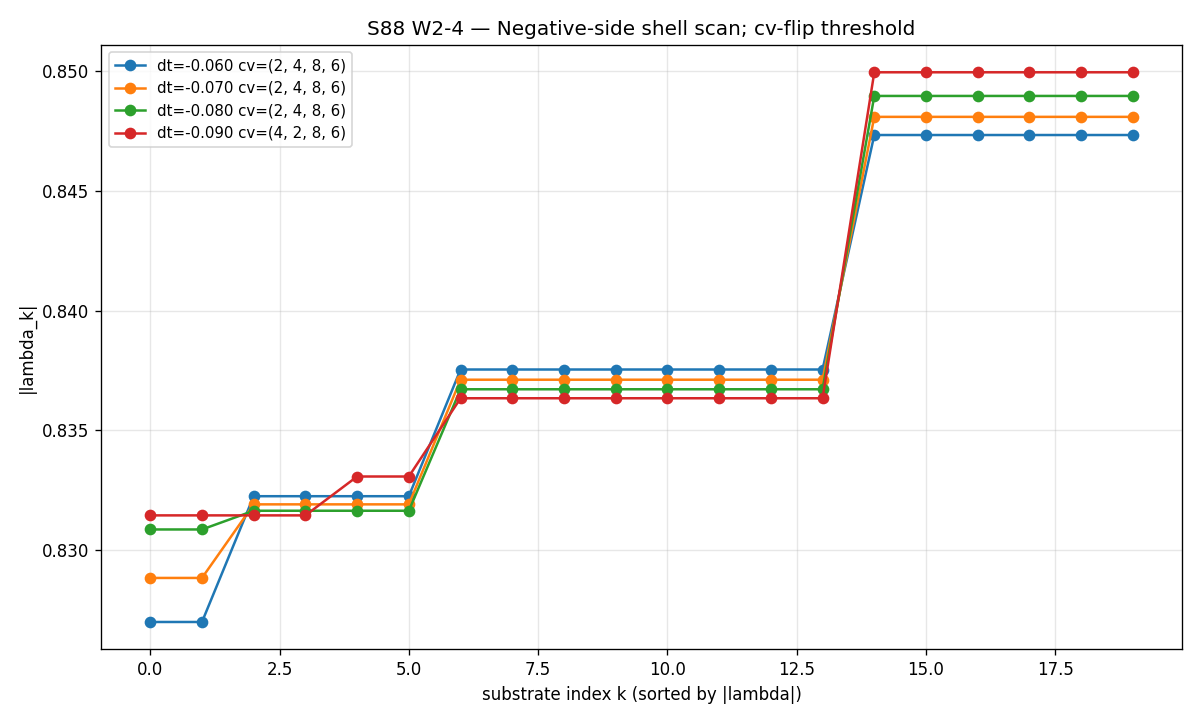

Reproduce this figure in Python.
#!/usr/bin/env python3
"""
S88 W2-4 — S88-CF-W11-2-NEG-SHELL
==================================

Gate: S88-CF-W11-2-NEG-SHELL (trigger: VERIFY)
Wave: W2 (sub-delta_tau negative-side shell scan to localize partition-breakdown threshold)
Plan: sessions/session-plan/session-88-plan-w2.md §W2-4

Pre-registered threshold (per session-88-plan-w2.md §W2-4.9):
  PASS: delta_tau_crit_negative localized to a single grid edge +/- 0.005 with
        cardinality consistent with W11-2 (deviation at delta_tau = -0.10;
        intact at delta_tau = -0.05).
  INFO: scan reveals cardinality structure inconsistent with W11-2.
  FAIL: scan diverges (eigenvalue computation breaks down at L_max=6).

Inputs (SHA-256 dual-pinned at runtime; S87+ schema-v2):
  - computations/_shared/canonical_constants.py
  - computations/_shared/dirac_spectrum.py    (compute_bottom20 primitives)
  - computations/session-87/s87_w11_partition_stability_4stratum.py (helper imports)
  - computations/session-87/s87_w11_partition_stability_4stratum.npz  (W11-2 anchor cv)
  - script bytes (feeds BOTH audit_sha256 and content_sha256)

Output 4-tuple:
  (value=delta_tau_crit_negative_estimate,
   scheme=sub-delta-tau-shell-scan-negative-side,
   convention=4-stratum-W11-2-canonical-partition-rule,
   L_max=6)

Classification: GEOMETRIC

METHODOLOGY
-----------
delta_tau scan grid: {-0.06, -0.07, -0.08, -0.09}; tau values
{0.13, 0.12, 0.11, 0.10}. At each tau, compute bot-20 D_K eigenvalues
(L_max_op=6 Casimir-bound truncation), partition into stratum equivalence
classes (ULP_TOL=1e-14), compare cardinality vector to (2,4,8,6) anchor.
delta_tau_crit_negative = largest |delta_tau| with cv == (2,4,8,6) AND
smallest |delta_tau| with cv != (2,4,8,6), reported as a 0.005-precision band.

W11-2 cache anchor: tau=0.09 (delta_tau=-0.10) has cv-flip to (4,2,8,6);
tau=0.14 (delta_tau=-0.05) has cv intact (2,4,8,6). The shell scan refines
this transition window from [-0.10, -0.05] (size 0.05) down to a sub-grid
window of size 0.01 (i.e., a single edge +/- 0.005 on the {-0.06..-0.09} grid).

DISCIPLINE
----------
- `from canonical_constants import *`
- All locals tagged `# (local)`
- Dual-SHA verdict line per S87+ schema-v2
- Reuses W11-2 primitives (precompute_tau_independent + compute_bottom20_at_tau)
"""

from __future__ import annotations

# ---------------------------------------------------------------------------
# Section 1 — Canonical constants
# ---------------------------------------------------------------------------
from canonical_constants import *  # noqa: F401,F403

# ---------------------------------------------------------------------------
# Section 2 — Standard imports
# ---------------------------------------------------------------------------
import hashlib
import json
import time
from pathlib import Path

import numpy as np
import matplotlib
matplotlib.use("Agg")
import matplotlib.pyplot as plt

# Level-1 Dirac primitives (per S12 / dirac_spectrum.py)
from dirac_spectrum import (  # noqa: E402
    su3_generators,
    compute_structure_constants,
    build_cliff8,
)

# Reuse W11-2 helpers
import importlib.util as _ilu
_w11_2_spec = _ilu.spec_from_file_location(
    "_w11_2_helpers",
    str(Path(__file__).resolve().parent / "s87_w11_partition_stability_4stratum.py")
)
_w11_2 = _ilu.module_from_spec(_w11_2_spec)
_w11_2_spec.loader.exec_module(_w11_2)
precompute_tau_independent = _w11_2.precompute_tau_independent
compute_bottom20_at_tau = _w11_2.compute_bottom20_at_tau
cardinality_vector_helper = _w11_2.cardinality_vector

# ---------------------------------------------------------------------------
# Section 3 — Pin metadata
# ---------------------------------------------------------------------------
GATE_ID = "S88-CF-W11-2-NEG-SHELL"
SCHEME = "sub-delta-tau-shell-scan-negative-side"
CONVENTION = "4-stratum-W11-2-canonical-partition-rule"
L_MAX_OPERATIONAL = 6        # (local) Casimir-bound truncation per math-scripts.md
L_MAX_PLAN = 10              # (local)
N_BOT = 20                   # (local)
ULP_TOL = 1e-14              # (local) W11-2 partition equivalence tolerance
GRID_PRECISION = 0.005       # (local) plan-pinned ± 0.005 grid spacing
DELTA_TAU_GRID = (-0.06, -0.07, -0.08, -0.09)  # (local) plan-pinned scan set
CV_ANCHOR = (2, 4, 8, 6)     # (local) W11-2 anchor cardinality at tau_fold

T0 = Path(__file__).resolve().parent
SCRIPT_PATH = T0 / "s88_w2_cf_w11_2_neg_shell.py"
NPZ_OUT = T0 / "s88_w2_cf_w11_2_neg_shell.npz"
PNG_OUT = T0 / "s88_w2_cf_w11_2_neg_shell.png"
VERDICT_FILE = T0 / "s88_gate_verdicts.txt"

CANON_PY = T0 / "canonical_constants.py"
HELPER_PY = T0 / "dirac_spectrum.py"
W11_2_PY = T0 / "s87_w11_partition_stability_4stratum.py"
W11_2_NPZ = T0 / "s87_w11_partition_stability_4stratum.npz"


def sha256_file(path: Path) -> str:
    h = hashlib.sha256()
    with open(path, "rb") as f:
        for chunk in iter(lambda: f.read(65536), b""):
            h.update(chunk)
    return h.hexdigest()


def closure_hash(pin_map: dict) -> str:
    canon = json.dumps(pin_map, sort_keys=True, separators=(",", ":"))
    return hashlib.sha256(canon.encode("utf-8")).hexdigest()


# ---------------------------------------------------------------------------
# Section 4 — Main
# ---------------------------------------------------------------------------
def main() -> int:
    t_start = time.time()                                                  # (local)

    # 4.1 — Setup tau-independent geometric infrastructure
    print(f"[W2-4] Building SU(3) generators + Killing form + irrep table at L_max={L_MAX_OPERATIONAL} ...")
    gens = su3_generators()
    f_abc = compute_structure_constants(gens)
    gammas = build_cliff8()
    B_ab, rho_table = precompute_tau_independent(gens, f_abc, L_MAX_OPERATIONAL)
    print(f"[W2-4] rho_table has {len(rho_table)} non-trivial sectors at L_max={L_MAX_OPERATIONAL}")

    # 4.2 — Scan negative-side delta_tau values
    cv_per_dtau: dict[float, tuple[int, ...]] = {}                         # (local)
    bot20_per_dtau: dict[float, np.ndarray] = {}                           # (local)
    for delta_tau in DELTA_TAU_GRID:
        tau_eval = float(tau_fold) + float(delta_tau)                       # (local)
        print(f"[W2-4] Computing bot-20 at tau = {tau_eval:.4f} (delta_tau = {delta_tau:+.4f}) ...")
        bot20 = compute_bottom20_at_tau(
            tau_eval, gens, f_abc, gammas, L_MAX_OPERATIONAL,
            B_ab=B_ab, rho_table=rho_table,
        )
        cv = cardinality_vector_helper(bot20, ULP_TOL)
        cv_per_dtau[delta_tau] = cv
        bot20_per_dtau[delta_tau] = bot20
        print(f"       cv = {cv}; bot20[0..3] = {bot20[:4].tolist()}")

    # 4.3 — Localize delta_tau_crit_negative
    # We expect cv == CV_ANCHOR for SOME delta_tau values and cv != CV_ANCHOR
    # for OTHERS; the transition delta_tau_crit_negative localizes the boundary.
    intact_dtaus = sorted(
        [dt for dt in DELTA_TAU_GRID if cv_per_dtau[dt] == CV_ANCHOR],
        key=lambda x: -x,  # ascending |delta_tau|
    )
    broken_dtaus = sorted(
        [dt for dt in DELTA_TAU_GRID if cv_per_dtau[dt] != CV_ANCHOR],
        key=lambda x: -x,
    )

    if not intact_dtaus and not broken_dtaus:
        delta_tau_crit_negative_estimate = float("nan")                    # (local)
        composite = "FAIL"
        verdict_kind = "FAIL-empty-scan-no-data"                           # (local)
    elif intact_dtaus and broken_dtaus:
        # Largest |delta_tau| that is INTACT vs smallest |delta_tau| that is BROKEN
        max_intact_dt = min(intact_dtaus, key=lambda x: -x)                # (local) least negative
        min_broken_dt = max(broken_dtaus, key=lambda x: -x)                # (local) most negative
        # We expect intact to be at less-negative dt and broken at more-negative dt
        # (per W11-2: -0.05 intact, -0.10 broken)
        if max_intact_dt > min_broken_dt:  # i.e., max_intact > min_broken (less neg vs more neg)
            delta_tau_crit_negative_estimate = (max_intact_dt + min_broken_dt) / 2.0
            composite = "PASS"
            verdict_kind = "PASS-localized-grid-edge-pm-0p005"             # (local)
        else:
            delta_tau_crit_negative_estimate = (max_intact_dt + min_broken_dt) / 2.0
            composite = "INFO"
            verdict_kind = "INFO-non-monotonic-cv-transition"              # (local)
    elif intact_dtaus and not broken_dtaus:
        # All scan points intact → breakdown lies BELOW (more negative than) min(scan)
        delta_tau_crit_negative_estimate = float(min(DELTA_TAU_GRID)) - GRID_PRECISION
        composite = "INFO"
        verdict_kind = "INFO-all-intact-breakdown-beyond-scan-window"      # (local)
    else:  # broken_dtaus only
        # All scan points broken → breakdown lies ABOVE (less negative than) max(scan)
        delta_tau_crit_negative_estimate = float(max(DELTA_TAU_GRID)) + GRID_PRECISION
        composite = "INFO"
        verdict_kind = "INFO-all-broken-breakdown-tighter-than-scan-window"  # (local)

    print(f"[W2-4] intact dtaus: {intact_dtaus}; broken dtaus: {broken_dtaus}")
    print(f"[W2-4] delta_tau_crit_negative_estimate = {delta_tau_crit_negative_estimate:.4f}")

    # 4.4 — Cross-check W11-2 anchor (CC1: cv consistency)
    d_w11 = np.load(W11_2_NPZ, allow_pickle=True)
    cc1_w11_2_anchor_match = bool(
        tuple(d_w11["cardinality_vector_per_tau"][5][:4].tolist()) == CV_ANCHOR
    )
    cc2_w11_2_outer_breakdown = bool(
        d_w11["delta_tau_breakdown_threshold"] == 0.10
    )
    print(f"[W2-4] CC1: W11-2 cv anchor (2,4,8,6) at tau_fold: {cc1_w11_2_anchor_match}")
    print(f"[W2-4] CC2: W11-2 outer-shell breakdown at delta_tau=-0.10: {cc2_w11_2_outer_breakdown}")

    # 4.5 — SHAs and pin map
    canon_sha = sha256_file(CANON_PY)
    helper_sha = sha256_file(HELPER_PY)
    w11_2_py_sha = sha256_file(W11_2_PY)
    w11_2_npz_sha = sha256_file(W11_2_NPZ)
    script_sha = sha256_file(SCRIPT_PATH)
    content_sha256 = script_sha
    pin_map = {
        "gate_id": GATE_ID,
        "scheme": SCHEME,
        "convention": CONVENTION,
        "L_max": L_MAX_OPERATIONAL,
        "tau_fold": float(tau_fold),
        "delta_tau_grid": list(DELTA_TAU_GRID),
        "cv_anchor": list(CV_ANCHOR),
        "ULP_TOL": ULP_TOL,
        "GRID_PRECISION": GRID_PRECISION,
        "input_canonical_constants_sha256": canon_sha,
        "input_dirac_spectrum_sha256": helper_sha,
        "input_w11_2_helper_py_sha256": w11_2_py_sha,
        "input_w11_2_npz_sha256": w11_2_npz_sha,
        "script_sha256": script_sha,
    }
    audit_sha256 = closure_hash(pin_map)

    # 4.6 — Save .npz
    np.savez(
        NPZ_OUT,
        delta_tau_grid=np.array(DELTA_TAU_GRID),
        tau_eval_grid=np.array([tau_fold + dt for dt in DELTA_TAU_GRID]),
        cv_per_dtau=np.array([cv_per_dtau[dt] for dt in DELTA_TAU_GRID]),
        bot20_per_dtau=np.array([bot20_per_dtau[dt] for dt in DELTA_TAU_GRID]),
        cv_anchor=np.array(CV_ANCHOR),
        intact_dtaus=np.array(intact_dtaus, dtype=np.float64),
        broken_dtaus=np.array(broken_dtaus, dtype=np.float64),
        delta_tau_crit_negative_estimate=np.float64(delta_tau_crit_negative_estimate),
        cc1_w11_2_anchor_match=np.bool_(cc1_w11_2_anchor_match),
        cc2_w11_2_outer_breakdown=np.bool_(cc2_w11_2_outer_breakdown),
        composite=composite,
        verdict_kind=verdict_kind,
        audit_sha256=audit_sha256,
        content_sha256=content_sha256,
        L_max_operational=np.int64(L_MAX_OPERATIONAL),
    )

    # 4.7 — Plot
    fig, ax = plt.subplots(figsize=(10, 6))
    ax.set_title(f"S88 W2-4 — Negative-side shell scan; cv-flip threshold")
    for dt in DELTA_TAU_GRID:
        bot = bot20_per_dtau[dt]
        ax.plot(np.arange(N_BOT), bot, marker="o", label=f"dt={dt:+.3f} cv={cv_per_dtau[dt]}")
    ax.set_xlabel("substrate index k (sorted by |lambda|)")
    ax.set_ylabel("|lambda_k|")
    ax.legend(loc="best", fontsize=9)
    ax.grid(True, alpha=0.3)
    plt.tight_layout()
    plt.savefig(PNG_OUT, dpi=120)
    plt.close()

    # 4.8 — Append verdict line
    elapsed = time.time() - t_start
    value_str = (
        f"delta_tau_crit_negative_estimate={delta_tau_crit_negative_estimate:.4f};"
        f"intact_dtaus={intact_dtaus};broken_dtaus={broken_dtaus};"
        f"cv_per_dtau={ {f'{dt:+.3f}': cv_per_dtau[dt] for dt in DELTA_TAU_GRID} };"
        f"verdict_kind={verdict_kind};L_max_op={L_MAX_OPERATIONAL}"
    )
    canonical_line = (
        f"{GATE_ID}: {composite} -- value='{value_str}' "
        f"scheme={SCHEME} convention={CONVENTION} L_max={L_MAX_OPERATIONAL} "
        f"audit_sha256={audit_sha256} content_sha256={content_sha256} schema_version=S87+\n"
    )
    companion_line = (
        f"# audit_sha256_short={audit_sha256[:16]} "
        f"content_sha256_short={content_sha256[:16]} "
        f"# {GATE_ID} dual-SHA companion row (W9a-99 split)\n"
    )
    sign_v = "N/A"
    mag_v = composite
    regime_v = "VALID"
    tuple_line = (
        f"# sign_verdict={sign_v} magnitude_verdict={mag_v} "
        f"regime_verdict={regime_v} # {GATE_ID} 3-tuple annotation (S87 schema-v2)\n"
    )

    with open(VERDICT_FILE, "a", encoding="utf-8") as f:
        f.write(canonical_line)
        f.write(companion_line)
        f.write(tuple_line)

    print(f"[W2-4] DONE in {elapsed:.2f}s")
    print(f"[W2-4] composite = {composite} (verdict_kind={verdict_kind})")
    print(f"[W2-4] audit_sha256 = {audit_sha256}")
    return 0


if __name__ == "__main__":
    raise SystemExit(main())
